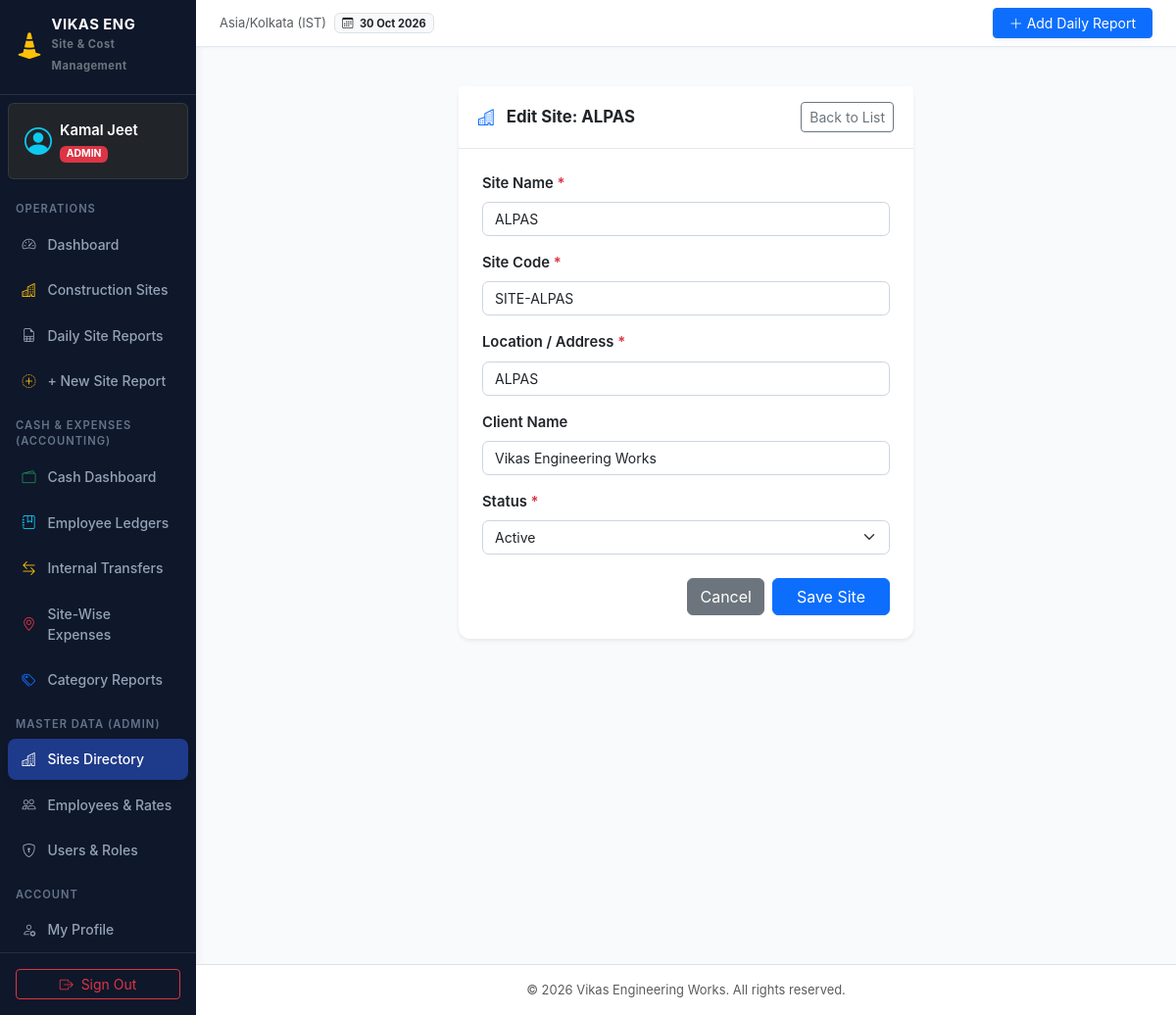
/master/sites/10/edit/ (signed in), run on the app's committed database.
### reports/models.py (models this page shows, shortened)
class UserProfile(models.Model):
    user = models.OneToOneField(User, on_delete=models.CASCADE, related_name='profile')
    role = models.CharField(max_length=20, choices=UserRole.choices, default=UserRole.SITE_ENGINEER)
    designation = models.CharField(max_length=100, blank=True)
    phone = models.CharField(max_length=20, blank=True)
    assigned_sites = models.ManyToManyField('Site', blank=True, related_name='assigned_engineers')
    @property
    def is_site_engineer(self):
        return self.role == UserRole.SITE_ENGINEER
    @property
    def is_admin(self):
        return self.role == UserRole.ADMIN or self.user.is_superuser
    @property
    def is_management(self):
        return self.role == UserRole.MANAGEMENT or self.role == UserRole.ADMIN or self.user.is_superuser

class Site(models.Model):
    STATUS_CHOICES = [
        ('ACTIVE', 'Active'),
        ('ON_HOLD', 'On Hold'),
        ('COMPLETED', 'Completed'),
    ]
    name = models.CharField(max_length=150, unique=True)
    code = models.CharField(max_length=50, unique=True)
    location = models.CharField(max_length=255)
    client_name = models.CharField(max_length=150, blank=True)
    status = models.CharField(max_length=20, choices=STATUS_CHOICES, default='ACTIVE')
    created_at = models.DateTimeField(auto_now_add=True)
    updated_at = models.DateTimeField(auto_now=True)
    class Meta:
        ordering = ['name']

### reports/views.py (the view)
# urls.py: path('master/sites/<int:pk>/edit/', views.site_edit_view, name='site_edit'),
@login_required
@admin_required
def site_edit_view(request, pk):
    site = get_object_or_404(Site, pk=pk)
    if request.method == 'POST':
        form = SiteForm(request.POST, instance=site)
        if form.is_valid():
            form.save()
            messages.success(request, f"Site '{site.name}' updated successfully.")
            return redirect('site_list')
    else:
        form = SiteForm(instance=site)
    return render(request, 'master/site_form.html', {'form': form, 'site': site, 'title': f'Edit Site: {site.name}'})

### templates/master/site_form.html (shortened to what this page needs)
{% extends 'base.html' %}
{% block content %}
<div class="row justify-content-center">
    <div class="col-12 col-md-8 col-lg-6">
        <div class="card shadow-sm border-0">
            <div class="card-header bg-white py-3 d-flex justify-content-between align-items-center">
                <h5 class="fw-bold mb-0 text-dark">
                    <i class="bi bi-buildings text-primary me-2"></i> {{ title }}
                </h5>
                <a href="{% url 'site_list' %}" class="btn btn-sm btn-outline-secondary">Back to List</a>
            </div>
            <div class="card-body p-4">
                <form method="post">
                    <div class="mb-3">
                        <label class="form-label fw-semibold">Site Name <span class="text-danger">*</span></label>
                        {{ form.name }}
                    </div>
                    <div class="mb-3">
                        <label class="form-label fw-semibold">Site Code <span class="text-danger">*</span></label>
                        {{ form.code }}
                    </div>
                    <div class="mb-3">
                        <label class="form-label fw-semibold">Location / Address <span class="text-danger">*</span></label>
                        {{ form.location }}
                    </div>
                    <div class="mb-3">
                        <label class="form-label fw-semibold">Client Name</label>
                        {{ form.client_name }}
                    </div>
                    <div class="mb-4">
                        <label class="form-label fw-semibold">Status <span class="text-danger">*</span></label>
                        {{ form.status }}
                    </div>
                    <div class="d-flex justify-content-end gap-2">
                        <a href="{% url 'site_list' %}" class="btn btn-secondary">Cancel</a>
                        <button type="submit" class="btn btn-primary px-4">Save Site</button>
                    </div>
                </form>
            </div>
        </div>
    </div>
</div>
{% endblock %}

### templates/base.html (shortened to what this page needs)
{% load static custom_filters %}
<!DOCTYPE html>
<html lang="en">
<head>
    <link href="https://cdn.jsdelivr.net/npm/bootstrap@5.3.3/dist/css/bootstrap.min.css" rel="stylesheet">
    <link rel="stylesheet" href="https://cdn.jsdelivr.net/npm/bootstrap-icons@1.11.3/font/bootstrap-icons.min.css">
    <link rel="stylesheet" href="{% static 'css/custom.css' %}">
</head>
<body>
    <div class="container-fluid p-0">
        <div class="row g-0">
            {% if user.is_authenticated %}
            <aside class="col-md-3 col-lg-2 sidebar no-print" id="sidebarMenu">
                <div class="d-flex flex-column h-100">
                    <div class="sidebar-brand d-flex align-items-center justify-content-between">
                        <a href="{% url 'dashboard' %}" class="text-decoration-none d-flex align-items-center gap-2 text-white">
                            <i class="bi bi-cone-striped fs-3 text-warning"></i>
                            <div>
                                <div class="lh-1 text-white fw-bold">VIKAS ENG</div>
                                <small class="text-secondary" style="font-size: 0.7rem;">Site & Cost Management</small>
                            </div>
                        </a>
                    </div>
                    <div class="p-3 mx-2 my-2 rounded bg-dark border border-secondary border-opacity-25 text-white">
                        <div class="d-flex align-items-center gap-2">
                            <i class="bi bi-person-circle fs-3 text-info"></i>
                            <div class="overflow-hidden">
                                <div class="fw-semibold text-truncate">{{ user.get_full_name|default:user.username }}</div>
                                <span class="badge {{ current_role|role_badge_class }} text-uppercase" style="font-size: 0.65rem;">
                                    {{ user_profile.get_role_display|default:current_role }}
                                </span>
                            </div>
                        </div>
                    </div>
                    <ul class="nav flex-column mb-auto">
                        <li class="sidebar-section-title">Operations</li>
                        <li class="nav-item">
                            <a class="nav-link {% if request.resolver_match.url_name == 'dashboard' %}active{% endif %}" href="{% url 'dashboard' %}">
                                <i class="bi bi-speedometer2"></i> Dashboard
                            </a>
                        </li>
                        <li class="nav-item">
                            <a class="nav-link {% if request.resolver_match.url_name == 'site_list' or request.resolver_match.url_name == 'site_detail' %}active{% endif %}" href="{% url 'site_list' %}">
                                <i class="bi bi-buildings text-warning"></i> Construction Sites
                            </a>
                        </li>
                        <li class="nav-item">
                            <a class="nav-link {% if request.resolver_match.url_name == 'report_list' %}active{% endif %}" href="{% url 'report_list' %}">
                                <i class="bi bi-file-earmark-spreadsheet"></i> Daily Site Reports
                            </a>
                        </li>
                        <li class="nav-item">
                            <a class="nav-link {% if request.resolver_match.url_name == 'report_create' %}active{% endif %}" href="{% url 'report_create' %}">
                                <i class="bi bi-plus-circle-dotted text-warning"></i> + New Site Report
                            </a>
                        </li>
                        <li class="sidebar-section-title">Cash & Expenses (Accounting)</li>
                        <li class="nav-item">
                            <a class="nav-link {% if request.resolver_match.app_name == 'expenses' and request.resolver_match.url_name == 'dashboard' %}active{% endif %}" href="{% url 'expenses:dashboard' %}">
                                <i class="bi bi-wallet2 text-success"></i> Cash Dashboard
                            </a>
                        </li>
                        <li class="nav-item">
                            <a class="nav-link {% if request.resolver_match.app_name == 'expenses' and 'ledger' in request.resolver_match.url_name %}active{% endif %}" href="{% url 'expenses:ledger_list' %}">
                                <i class="bi bi-journal-bookmark text-info"></i> Employee Ledgers
                            </a>
                        </li>
                        <li class="nav-item">
                            <a class="nav-link {% if request.resolver_match.app_name == 'expenses' and request.resolver_match.url_name == 'transfers_list' %}active{% endif %}" href="{% url 'expenses:transfers_list' %}">
                                <i class="bi bi-arrow-left-right text-warning"></i> Internal Transfers
                            </a>
                        </li>
                        <li class="nav-item">
                            <a class="nav-link {% if request.resolver_match.app_name == 'expenses' and request.resolver_match.url_name == 'site_reports' %}active{% endif %}" href="{% url 'expenses:site_reports' %}">
                                <i class="bi bi-geo-alt text-danger"></i> Site-Wise Expenses
                            </a>
                        </li>
                        <li class="nav-item">
                            <a class="nav-link {% if request.resolver_match.app_name == 'expenses' and request.resolver_match.url_name == 'category_reports' %}active{% endif %}" href="{% url 'expenses:category_reports' %}">
                                <i class="bi bi-tags text-primary"></i> Category Reports
                            </a>
                        </li>
                        {% if is_admin %}
                        <li class="sidebar-section-title">Master Data (Admin)</li>
                        <li class="nav-item">
                            <a class="nav-link {% if 'site' in request.resolver_match.url_name and 'report' not in request.resolver_match.url_name %}active{% endif %}" href="{% url 'site_list' %}">
                                <i class="bi bi-buildings"></i> Sites Directory
                            </a>
                        </li>
                        <li class="nav-item">
                            <a class="nav-link {% if 'employee' in request.resolver_match.url_name %}active{% endif %}" href="{% url 'employee_list' %}">
                                <i class="bi bi-people"></i> Employees & Rates
                            </a>
                        </li>
                        <li class="nav-item">
                            <a class="nav-link {% if 'user' in request.resolver_match.url_name %}active{% endif %}" href="{% url 'user_list' %}">
                                <i class="bi bi-shield-lock"></i> Users & Roles
                            </a>
                        </li>
                        {% endif %}
                        <li class="sidebar-section-title">Account</li>
                        <li class="nav-item">
                            <a class="nav-link {% if request.resolver_match.url_name == 'profile' %}active{% endif %}" href="{% url 'profile' %}">
                                <i class="bi bi-person-gear"></i> My Profile
                            </a>
                        </li>
                    </ul>
                    <div class="p-3 border-top border-secondary border-opacity-25">
                        <a href="{% url 'logout' %}" class="btn btn-outline-danger btn-sm w-100 d-flex align-items-center justify-content-center gap-2">
                            <i class="bi bi-box-arrow-right"></i> Sign Out
                        </a>
                    </div>
                </div>
            </aside>
            {% endif %}
            <main class="{% if user.is_authenticated %}col-12 col-md-9 col-lg-10{% else %}col-12{% endif %} ms-auto p-0 min-vh-100 d-flex flex-column">
                {% if user.is_authenticated %}
                <nav class="navbar navbar-expand top-navbar px-3 px-md-4 py-2 sticky-top no-print">
                    <div class="container-fluid p-0">
                        <div class="d-none d-sm-flex align-items-center gap-2">
                            <span class="text-muted small">Asia/Kolkata (IST)</span>
                            <span class="badge bg-light text-dark border">
                                <i class="bi bi-calendar3 me-1"></i> {% now "d M Y" %}
                            </span>
                        </div>
                        <div class="d-flex align-items-center gap-2 ms-auto">
                            <a href="{% url 'report_create' %}" class="btn btn-primary btn-sm d-flex align-items-center gap-1 shadow-sm px-2 px-sm-3">
                                <i class="bi bi-plus-lg"></i> <span class="d-none d-sm-inline">Add Daily Report</span><span class="d-sm-none">Report</span>
                            </a>
                        </div>
                    </div>
                </nav>
                {% endif %}
                <div class="px-3 px-md-4 pt-3 no-print">
                </div>
                <div class="p-3 p-md-4 flex-grow-1">
                    {% block content %}{% endblock %}
                </div>
                <footer class="mt-auto py-3 px-3 px-md-4 bg-white border-top text-center text-muted small no-print">
                    <div>
                        <span>&copy; {% now "Y" %} Vikas Engineering Works. All rights reserved.</span>
                    </div>
                </footer>
            </main>
        </div>
    </div>
</body>
</html>

### data on the page
UserProfile: role "ADMIN"
Site: name "ALPAS", code "SITE-ALPAS", location "ALPAS", client_name "Vikas Engineering Works", status "Active"

### other printed values
{{ user.get_full_name|default:user.username }} "Kamal Jeet"
{{ title }} "Edit Site: ALPAS"
